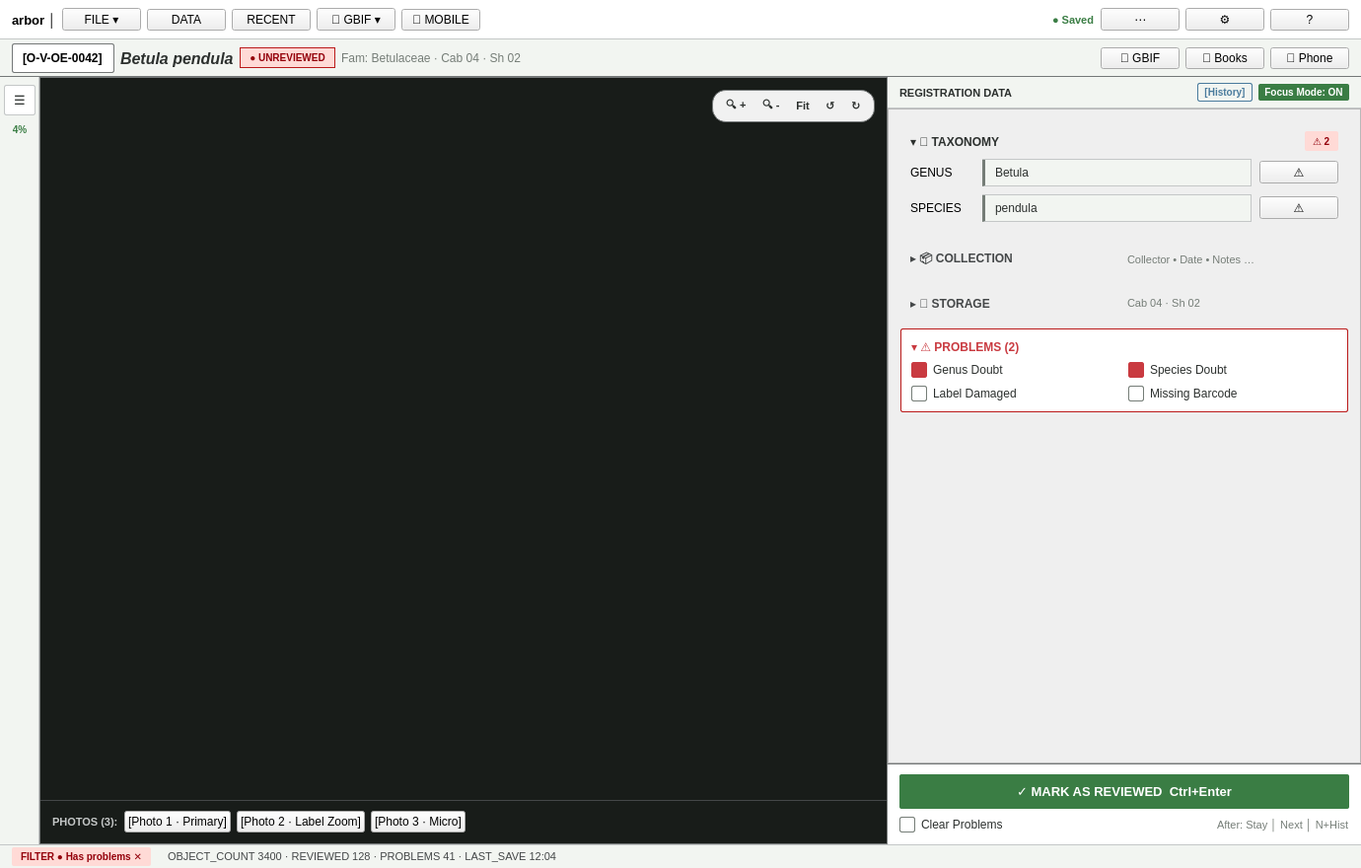
<?xml version="1.0" encoding="UTF-8"?>
<ui version="4.0">
 <class>MainWindowV2</class>
 <widget class="QMainWindow" name="MainWindowV2">
  <property name="geometry">
   <rect>
    <x>0</x>
    <y>0</y>
    <width>1380</width>
    <height>880</height>
   </rect>
  </property>
  <property name="minimumSize">
   <size>
    <width>980</width>
    <height>640</height>
   </size>
  </property>
  <property name="windowTitle">
   <string>arbor — Specimen Curator Workspace</string>
  </property>
  <property name="styleSheet">
   <string notr="true">/* =========================================================
   ARBOR DESIGN SYSTEM: CURATOR WORKSPACE (v2)
   Inspiration: AI_UI_GUIDE, Historical Resolver, Mobile Companion, Startup Dialog
   ========================================================= */

QMainWindow {
    background-color: #fbfaf8;
    color: #2c302e;
    font-family: 'Inter', 'Segoe UI', sans-serif;
}

QSplitter::handle {
    background-color: #c4c7c7;
    width: 1px;
}
QSplitter::handle:hover {
    background-color: #000000;
}

/* ---------------------------------------------------------
   1. TOP NAVIGATION BAR (40px)
   --------------------------------------------------------- */
QFrame#top_bar_frame {
    background-color: #ffffff;
    border-bottom: 1px solid #c4c7c7;
}

QLabel#lbl_brand {
    font-family: 'JetBrains Mono', 'Courier New', monospace;
    font-size: 13px;
    font-weight: 700;
    color: #000000;
    letter-spacing: 0.05em;
}

QPushButton.NavTopBtn {
    background-color: transparent;
    color: #2c302e;
    border: none;
    border-radius: 2px;
    font-family: 'Inter', 'Segoe UI', sans-serif;
    font-size: 11px;
    font-weight: 700;
    letter-spacing: 0.04em;
    padding: 5px 9px;
}
QPushButton.NavTopBtn:hover {
    background-color: #e9ece5;
    color: #000000;
}
QPushButton.NavTopBtn:pressed {
    background-color: #dadada;
}

QLabel#lbl_save_status {
    font-family: 'JetBrains Mono', monospace;
    color: #3a7d44;
    font-size: 11px;
    font-weight: 700;
}

QPushButton.IconNavBtn {
    background-color: transparent;
    color: #444748;
    border: 1px solid transparent;
    border-radius: 2px;
    font-size: 12px;
    font-weight: bold;
    padding: 4px 8px;
}
QPushButton.IconNavBtn:hover {
    background-color: #e9ece5;
    border-color: #c4c7c7;
    color: #000000;
}

/* ---------------------------------------------------------
   2. IDENTITY STRIP (Full Width)
   --------------------------------------------------------- */
QFrame#identity_strip_frame {
    background-color: #f2f5f1;
    border-bottom: 1px solid #747878;
}

QLabel#lbl_id_badge {
    background-color: #ffffff;
    color: #000000;
    border: 1px solid #747878;
    border-radius: 2px;
    font-family: 'JetBrains Mono', 'Courier New', monospace;
    font-size: 12px;
    font-weight: 700;
    padding: 3px 7px;
}

QLabel#lbl_taxon_name {
    font-family: 'Lora', 'Georgia', serif;
    font-size: 16px;
    font-weight: 700;
    font-style: italic;
    color: #2c302e;
}

QPushButton#btn_status_pill {
    background-color: #ffdad6;
    color: #93000a;
    border: 1px solid #ba1a1a;
    border-radius: 11px;
    font-family: 'JetBrains Mono', monospace;
    font-size: 10px;
    font-weight: 700;
    letter-spacing: 0.05em;
    padding: 3px 9px;
}
QPushButton#btn_status_pill:hover {
    background-color: #ffb4ab;
}

QLabel#lbl_location_breadcrumb {
    font-family: 'Inter', sans-serif;
    color: #757d77;
    font-size: 12px;
}

QPushButton.IdentityActionBtn {
    background-color: #ffffff;
    color: #2c302e;
    border: 1px solid #c4c7c7;
    border-radius: 2px;
    font-family: 'Inter', sans-serif;
    font-size: 11px;
    font-weight: 600;
    padding: 4px 9px;
}
QPushButton.IdentityActionBtn:hover {
    background-color: #e9ece5;
    border-color: #747878;
}

/* ---------------------------------------------------------
   3. 40px QUEUE RAIL
   --------------------------------------------------------- */
QFrame#rail_frame {
    background-color: #f2f5f1;
    border-right: 1px solid #c4c7c7;
}

QPushButton#btn_rail_toggle {
    background-color: #ffffff;
    color: #2c302e;
    border: 1px solid #c4c7c7;
    border-radius: 2px;
    font-size: 13px;
    font-weight: bold;
    padding: 6px 0px;
}
QPushButton#btn_rail_toggle:hover {
    background-color: #e9ece5;
    border-color: #747878;
}

QLabel#lbl_rail_progress {
    font-family: 'JetBrains Mono', monospace;
    font-size: 10px;
    font-weight: 700;
    color: #3a7d44;
}

/* ---------------------------------------------------------
   4. HERO SPECIMEN IMAGE SURFACE
   --------------------------------------------------------- */
QFrame#image_surface_frame {
    background-color: #181c19;
    border: 1px solid #747878;
}

QFrame#floating_image_capsule {
    background-color: rgba(255, 255, 255, 0.94);
    border: 1px solid #747878;
    border-radius: 14px;
}
QFrame#floating_image_capsule QPushButton {
    background-color: transparent;
    color: #2c302e;
    border: none;
    font-family: 'Inter', sans-serif;
    font-size: 11px;
    font-weight: 700;
    padding: 4px 7px;
}
QFrame#floating_image_capsule QPushButton:hover {
    background-color: #e9ece5;
    border-radius: 10px;
    color: #000000;
}

QFrame#filmstrip_frame {
    background-color: rgba(24, 28, 25, 0.92);
    border-top: 1px solid #444748;
}

QPushButton.FilmstripThumb {
    background-color: #2c302e;
    color: #ffffff;
    border: 1px solid #757d77;
    border-radius: 2px;
    font-family: 'JetBrains Mono', monospace;
    font-size: 10px;
    font-weight: 600;
    padding: 4px 8px;
}
QPushButton.FilmstripThumb:hover {
    border-color: #3a7d44;
    background-color: #3a7d44;
}

/* ---------------------------------------------------------
   5. RIGHT REGISTRATION &amp; CURATOR INSPECTOR
   --------------------------------------------------------- */
QFrame#inspector_column {
    background-color: #fbfaf8;
    border-left: 1px solid #c4c7c7;
}

QFrame#inspector_header_bar {
    background-color: #f2f5f1;
    border-bottom: 1px solid #c4c7c7;
}

QLabel#lbl_inspector_title {
    font-family: 'JetBrains Mono', monospace;
    font-size: 11px;
    font-weight: 700;
    letter-spacing: 0.05em;
    color: #2c302e;
}

/* Tonal Accordion Cards */
QFrame.TonalCard {
    background-color: #ffffff;
    border: 1px solid #c4c7c7;
    border-radius: 2px;
}

QFrame.TonalCardHeader {
    background-color: #f2f5f1;
    border-bottom: 1px solid #c4c7c7;
    padding: 4px 8px;
}

QLabel.MicroLabelCaps {
    font-family: 'JetBrains Mono', monospace;
    font-size: 11px;
    font-weight: 700;
    letter-spacing: 0.05em;
    color: #757d77;
}

/* Input Fields with 3px Left Accent Bars */
QLineEdit {
    background-color: #f2f5f1;
    color: #2c302e;
    border: 1px solid #c4c7c7;
    border-left: 3px solid #757d77;
    border-radius: 0px;
    padding: 5px 8px;
    font-family: 'Inter', sans-serif;
    font-size: 12px;
}
QLineEdit:focus {
    background-color: #ffffff;
    border: 1px solid #000000;
    border-left: 3px solid #000000;
}

/* Problem Highlighted Input (e.g. Genus Problem) */
QLineEdit.ProblemFlaggedInput {
    background-color: #fff9e6;
    border: 1px solid #d9a036;
    border-left: 3px solid #c93a40;
    color: #2c302e;
}

QPushButton.InlineProblemBtn {
    background-color: #ffffff;
    color: #c93a40;
    border: 1px solid #c93a40;
    border-radius: 2px;
    font-family: 'JetBrains Mono', monospace;
    font-size: 11px;
    font-weight: 700;
    padding: 3px 6px;
}
QPushButton.InlineProblemBtn:hover {
    background-color: #ffdad6;
}

/* Problem Checklist Box */
QFrame#card_problems_container {
    background-color: #ffffff;
    border: 1px solid #ba1a1a;
    border-radius: 2px;
}

QCheckBox {
    font-family: 'Inter', sans-serif;
    font-size: 12px;
    color: #2c302e;
    spacing: 6px;
}
QCheckBox::indicator {
    width: 14px;
    height: 14px;
    border: 1px solid #757d77;
    border-radius: 2px;
    background-color: #ffffff;
}
QCheckBox::indicator:checked {
    background-color: #c93a40;
    border-color: #c93a40;
}

/* Sticky Review Action Box */
QFrame#sticky_review_box {
    background-color: #ffffff;
    border-top: 1px solid #747878;
}

QPushButton#btn_mark_reviewed {
    background-color: #3a7d44;
    color: #ffffff;
    border: none;
    border-radius: 2px;
    font-family: 'Inter', sans-serif;
    font-size: 13px;
    font-weight: 700;
    padding: 9px 16px;
    letter-spacing: 0.03em;
}
QPushButton#btn_mark_reviewed:hover {
    background-color: #2e6436;
}
QPushButton#btn_mark_reviewed:pressed {
    background-color: #1e4524;
}

/* ---------------------------------------------------------
   6. GLOBAL STATUS BAR (22px)
   --------------------------------------------------------- */
QFrame#status_bar_frame {
    background-color: #f2f5f1;
    border-top: 1px solid #c4c7c7;
    font-family: 'JetBrains Mono', monospace;
    font-size: 11px;
    color: #444748;
}

QLabel#lbl_filter_pill {
    background-color: #ffdad6;
    color: #93000a;
    font-family: 'JetBrains Mono', monospace;
    font-size: 10px;
    font-weight: 700;
    padding: 1px 6px;
    border-radius: 2px;
}
</string>
  </property>
  <widget class="QWidget" name="centralwidget">
   <layout class="QVBoxLayout" name="root_vlayout">
    <property name="spacing">
     <number>0</number>
    </property>
    <property name="leftMargin">
     <number>0</number>
    </property>
    <property name="topMargin">
     <number>0</number>
    </property>
    <property name="rightMargin">
     <number>0</number>
    </property>
    <property name="bottomMargin">
     <number>0</number>
    </property>
    <item>
     <widget class="QFrame" name="top_bar_frame">
      <property name="minimumSize">
       <size>
        <width>0</width>
        <height>40</height>
       </size>
      </property>
      <property name="maximumSize">
       <size>
        <width>16777215</width>
        <height>40</height>
       </size>
      </property>
      <property name="frameShape">
       <enum>QFrame::NoFrame</enum>
      </property>
      <layout class="QHBoxLayout" name="layout_top_bar">
       <property name="leftMargin">
        <number>12</number>
       </property>
       <property name="topMargin">
        <number>4</number>
       </property>
       <property name="rightMargin">
        <number>12</number>
       </property>
       <property name="bottomMargin">
        <number>4</number>
       </property>
       <item>
        <widget class="QLabel" name="lbl_brand">
         <property name="text">
          <string>arbor │</string>
         </property>
        </widget>
       </item>
       <item>
        <widget class="QPushButton" name="btn_top_file">
         <property name="cursor">
          <cursorShape>PointingHandCursor</cursorShape>
         </property>
         <property name="styleSheet">
          <string notr="true"/>
         </property>
         <property name="text">
          <string>FILE ▾</string>
         </property>
         <property name="class" stdset="0">
          <string>NavTopBtn</string>
         </property>
        </widget>
       </item>
       <item>
        <widget class="QPushButton" name="btn_top_data">
         <property name="cursor">
          <cursorShape>PointingHandCursor</cursorShape>
         </property>
         <property name="text">
          <string>DATA</string>
         </property>
         <property name="class" stdset="0">
          <string>NavTopBtn</string>
         </property>
        </widget>
       </item>
       <item>
        <widget class="QPushButton" name="btn_top_recent">
         <property name="cursor">
          <cursorShape>PointingHandCursor</cursorShape>
         </property>
         <property name="text">
          <string>RECENT</string>
         </property>
         <property name="class" stdset="0">
          <string>NavTopBtn</string>
         </property>
        </widget>
       </item>
       <item>
        <widget class="QPushButton" name="btn_top_gbif">
         <property name="cursor">
          <cursorShape>PointingHandCursor</cursorShape>
         </property>
         <property name="text">
          <string>🌿 GBIF ▾</string>
         </property>
         <property name="class" stdset="0">
          <string>NavTopBtn</string>
         </property>
        </widget>
       </item>
       <item>
        <widget class="QPushButton" name="btn_top_mobile">
         <property name="cursor">
          <cursorShape>PointingHandCursor</cursorShape>
         </property>
         <property name="text">
          <string>📱 MOBILE</string>
         </property>
         <property name="class" stdset="0">
          <string>NavTopBtn</string>
         </property>
        </widget>
       </item>
       <item>
        <spacer name="spacer_top_bar">
         <property name="orientation">
          <enum>Qt::Horizontal</enum>
         </property>
         <property name="sizeHint" stdset="0">
          <size>
           <width>40</width>
           <height>20</height>
          </size>
         </property>
        </spacer>
       </item>
       <item>
        <widget class="QLabel" name="lbl_save_status">
         <property name="text">
          <string>● Saved</string>
         </property>
        </widget>
       </item>
       <item>
        <widget class="QPushButton" name="btn_top_overflow">
         <property name="cursor">
          <cursorShape>PointingHandCursor</cursorShape>
         </property>
         <property name="text">
          <string>⋯</string>
         </property>
         <property name="class" stdset="0">
          <string>IconNavBtn</string>
         </property>
        </widget>
       </item>
       <item>
        <widget class="QPushButton" name="btn_top_settings">
         <property name="cursor">
          <cursorShape>PointingHandCursor</cursorShape>
         </property>
         <property name="text">
          <string>⚙</string>
         </property>
         <property name="class" stdset="0">
          <string>IconNavBtn</string>
         </property>
        </widget>
       </item>
       <item>
        <widget class="QPushButton" name="btn_top_help">
         <property name="cursor">
          <cursorShape>PointingHandCursor</cursorShape>
         </property>
         <property name="text">
          <string>?</string>
         </property>
         <property name="class" stdset="0">
          <string>IconNavBtn</string>
         </property>
        </widget>
       </item>
      </layout>
     </widget>
    </item>
    <item>
     <widget class="QFrame" name="identity_strip_frame">
      <property name="minimumSize">
       <size>
        <width>0</width>
        <height>38</height>
       </size>
      </property>
      <property name="maximumSize">
       <size>
        <width>16777215</width>
        <height>38</height>
       </size>
      </property>
      <property name="frameShape">
       <enum>QFrame::NoFrame</enum>
      </property>
      <layout class="QHBoxLayout" name="layout_identity_strip">
       <property name="leftMargin">
        <number>12</number>
       </property>
       <property name="topMargin">
        <number>4</number>
       </property>
       <property name="rightMargin">
        <number>12</number>
       </property>
       <property name="bottomMargin">
        <number>4</number>
       </property>
       <item>
        <widget class="QLabel" name="lbl_id_badge">
         <property name="text">
          <string>[O-V-OE-0042]</string>
         </property>
        </widget>
       </item>
       <item>
        <widget class="QLabel" name="lbl_taxon_name">
         <property name="text">
          <string>Betula pendula</string>
         </property>
        </widget>
       </item>
       <item>
        <widget class="QPushButton" name="btn_status_pill">
         <property name="cursor">
          <cursorShape>PointingHandCursor</cursorShape>
         </property>
         <property name="text">
          <string>● UNREVIEWED</string>
         </property>
        </widget>
       </item>
       <item>
        <widget class="QLabel" name="lbl_location_breadcrumb">
         <property name="text">
          <string>Fam: Betulaceae · Cab 04 · Sh 02</string>
         </property>
        </widget>
       </item>
       <item>
        <spacer name="spacer_identity">
         <property name="orientation">
          <enum>Qt::Horizontal</enum>
         </property>
         <property name="sizeHint" stdset="0">
          <size>
           <width>40</width>
           <height>20</height>
          </size>
         </property>
        </spacer>
       </item>
       <item>
        <widget class="QPushButton" name="btn_identity_gbif">
         <property name="cursor">
          <cursorShape>PointingHandCursor</cursorShape>
         </property>
         <property name="text">
          <string>🧬 GBIF</string>
         </property>
         <property name="class" stdset="0">
          <string>IdentityActionBtn</string>
         </property>
        </widget>
       </item>
       <item>
        <widget class="QPushButton" name="btn_identity_books">
         <property name="cursor">
          <cursorShape>PointingHandCursor</cursorShape>
         </property>
         <property name="text">
          <string>📖 Books</string>
         </property>
         <property name="class" stdset="0">
          <string>IdentityActionBtn</string>
         </property>
        </widget>
       </item>
       <item>
        <widget class="QPushButton" name="btn_identity_phone">
         <property name="cursor">
          <cursorShape>PointingHandCursor</cursorShape>
         </property>
         <property name="text">
          <string>📱 Phone</string>
         </property>
         <property name="class" stdset="0">
          <string>IdentityActionBtn</string>
         </property>
        </widget>
       </item>
      </layout>
     </widget>
    </item>
    <item>
     <widget class="QSplitter" name="main_workspace_splitter">
      <property name="orientation">
       <enum>Qt::Horizontal</enum>
      </property>
      <widget class="QFrame" name="rail_frame">
       <property name="minimumSize">
        <size>
         <width>40</width>
         <height>0</height>
        </size>
       </property>
       <property name="maximumSize">
        <size>
         <width>40</width>
         <height>16777215</height>
        </size>
       </property>
       <layout class="QVBoxLayout" name="layout_rail">
        <property name="spacing">
         <number>8</number>
        </property>
        <property name="leftMargin">
         <number>4</number>
        </property>
        <property name="topMargin">
         <number>8</number>
        </property>
        <property name="rightMargin">
         <number>4</number>
        </property>
        <property name="bottomMargin">
         <number>8</number>
        </property>
        <item>
         <widget class="QPushButton" name="btn_rail_toggle">
          <property name="cursor">
           <cursorShape>PointingHandCursor</cursorShape>
          </property>
          <property name="toolTip">
           <string>Open Specimen Queue (Ctrl+O)</string>
          </property>
          <property name="text">
           <string>☰</string>
          </property>
         </widget>
        </item>
        <item>
         <widget class="QLabel" name="lbl_rail_progress">
          <property name="text">
           <string>4%</string>
          </property>
          <property name="alignment">
           <set>Qt::AlignCenter</set>
          </property>
         </widget>
        </item>
        <item>
         <spacer name="spacer_rail">
          <property name="orientation">
           <enum>Qt::Vertical</enum>
          </property>
          <property name="sizeHint" stdset="0">
           <size>
            <width>20</width>
            <height>40</height>
           </size>
          </property>
         </spacer>
        </item>
       </layout>
      </widget>
      <widget class="QFrame" name="image_surface_frame">
       <layout class="QVBoxLayout" name="layout_image_surface">
        <property name="spacing">
         <number>0</number>
        </property>
        <property name="leftMargin">
         <number>0</number>
        </property>
        <property name="topMargin">
         <number>0</number>
        </property>
        <property name="rightMargin">
         <number>0</number>
        </property>
        <property name="bottomMargin">
         <number>0</number>
        </property>
        <item>
         <widget class="QWidget" name="image_canvas_container" native="true">
          <layout class="QVBoxLayout" name="layout_canvas_inner">
           <property name="leftMargin">
            <number>12</number>
           </property>
           <property name="topMargin">
            <number>12</number>
           </property>
           <property name="rightMargin">
            <number>12</number>
           </property>
           <property name="bottomMargin">
            <number>12</number>
           </property>
           <item>
            <layout class="QHBoxLayout" name="layout_floating_tools">
             <item>
              <spacer name="spacer_capsule_left">
               <property name="orientation">
                <enum>Qt::Horizontal</enum>
               </property>
               <property name="sizeHint" stdset="0">
                <size>
                 <width>40</width>
                 <height>20</height>
                </size>
               </property>
              </spacer>
             </item>
             <item>
              <widget class="QFrame" name="floating_image_capsule">
               <layout class="QHBoxLayout" name="layout_capsule_btns">
                <property name="spacing">
                 <number>2</number>
                </property>
                <property name="leftMargin">
                 <number>6</number>
                </property>
                <property name="topMargin">
                 <number>2</number>
                </property>
                <property name="rightMargin">
                 <number>6</number>
                </property>
                <property name="bottomMargin">
                 <number>2</number>
                </property>
                <item>
                 <widget class="QPushButton" name="btn_zoom_in">
                  <property name="cursor">
                   <cursorShape>PointingHandCursor</cursorShape>
                  </property>
                  <property name="text">
                   <string>🔍 +</string>
                  </property>
                 </widget>
                </item>
                <item>
                 <widget class="QPushButton" name="btn_zoom_out">
                  <property name="cursor">
                   <cursorShape>PointingHandCursor</cursorShape>
                  </property>
                  <property name="text">
                   <string>🔍 -</string>
                  </property>
                 </widget>
                </item>
                <item>
                 <widget class="QPushButton" name="btn_fit_view">
                  <property name="cursor">
                   <cursorShape>PointingHandCursor</cursorShape>
                  </property>
                  <property name="text">
                   <string>Fit</string>
                  </property>
                 </widget>
                </item>
                <item>
                 <widget class="QPushButton" name="btn_rotate_ccw">
                  <property name="cursor">
                   <cursorShape>PointingHandCursor</cursorShape>
                  </property>
                  <property name="text">
                   <string>↺</string>
                  </property>
                 </widget>
                </item>
                <item>
                 <widget class="QPushButton" name="btn_rotate_cw">
                  <property name="cursor">
                   <cursorShape>PointingHandCursor</cursorShape>
                  </property>
                  <property name="text">
                   <string>↻</string>
                  </property>
                 </widget>
                </item>
               </layout>
              </widget>
             </item>
            </layout>
           </item>
           <item>
            <widget class="QGraphicsView" name="image_viewport">
             <property name="styleSheet">
              <string notr="true">background-color: transparent; border: none;</string>
             </property>
            </widget>
           </item>
          </layout>
         </widget>
        </item>
        <item>
         <widget class="QFrame" name="filmstrip_frame">
          <property name="minimumSize">
           <size>
            <width>0</width>
            <height>44</height>
           </size>
          </property>
          <property name="maximumSize">
           <size>
            <width>16777215</width>
            <height>44</height>
           </size>
          </property>
          <layout class="QHBoxLayout" name="layout_filmstrip">
           <property name="leftMargin">
            <number>12</number>
           </property>
           <property name="topMargin">
            <number>4</number>
           </property>
           <property name="rightMargin">
            <number>12</number>
           </property>
           <property name="bottomMargin">
            <number>4</number>
           </property>
           <item>
            <widget class="QLabel" name="lbl_filmstrip_title">
             <property name="styleSheet">
              <string notr="true">color: #c4c7c7; font-family: 'JetBrains Mono', monospace; font-size: 11px; font-weight: bold;</string>
             </property>
             <property name="text">
              <string>PHOTOS (3):</string>
             </property>
            </widget>
           </item>
           <item>
            <widget class="QPushButton" name="btn_thumb_1">
             <property name="cursor">
              <cursorShape>PointingHandCursor</cursorShape>
             </property>
             <property name="text">
              <string>[Photo 1 · Primary]</string>
             </property>
             <property name="class" stdset="0">
              <string>FilmstripThumb</string>
             </property>
            </widget>
           </item>
           <item>
            <widget class="QPushButton" name="btn_thumb_2">
             <property name="cursor">
              <cursorShape>PointingHandCursor</cursorShape>
             </property>
             <property name="text">
              <string>[Photo 2 · Label Zoom]</string>
             </property>
             <property name="class" stdset="0">
              <string>FilmstripThumb</string>
             </property>
            </widget>
           </item>
           <item>
            <widget class="QPushButton" name="btn_thumb_3">
             <property name="cursor">
              <cursorShape>PointingHandCursor</cursorShape>
             </property>
             <property name="text">
              <string>[Photo 3 · Micro]</string>
             </property>
             <property name="class" stdset="0">
              <string>FilmstripThumb</string>
             </property>
            </widget>
           </item>
           <item>
            <spacer name="spacer_filmstrip">
             <property name="orientation">
              <enum>Qt::Horizontal</enum>
             </property>
             <property name="sizeHint" stdset="0">
              <size>
               <width>40</width>
               <height>20</height>
              </size>
             </property>
            </spacer>
           </item>
          </layout>
         </widget>
        </item>
       </layout>
      </widget>
      <widget class="QFrame" name="inspector_column">
       <property name="minimumSize">
        <size>
         <width>380</width>
         <height>0</height>
        </size>
       </property>
       <property name="maximumSize">
        <size>
         <width>480</width>
         <height>16777215</height>
        </size>
       </property>
       <layout class="QVBoxLayout" name="layout_inspector_col">
        <property name="spacing">
         <number>0</number>
        </property>
        <property name="leftMargin">
         <number>0</number>
        </property>
        <property name="topMargin">
         <number>0</number>
        </property>
        <property name="rightMargin">
         <number>0</number>
        </property>
        <property name="bottomMargin">
         <number>0</number>
        </property>
        <item>
         <widget class="QFrame" name="inspector_header_bar">
          <property name="minimumSize">
           <size>
            <width>0</width>
            <height>32</height>
           </size>
          </property>
          <property name="maximumSize">
           <size>
            <width>16777215</width>
            <height>32</height>
           </size>
          </property>
          <layout class="QHBoxLayout" name="layout_insp_hdr">
           <property name="leftMargin">
            <number>12</number>
           </property>
           <property name="topMargin">
            <number>2</number>
           </property>
           <property name="rightMargin">
            <number>12</number>
           </property>
           <property name="bottomMargin">
            <number>2</number>
           </property>
           <item>
            <widget class="QLabel" name="lbl_inspector_title">
             <property name="text">
              <string>REGISTRATION DATA</string>
             </property>
            </widget>
           </item>
           <item>
            <spacer name="spacer_insp_hdr">
             <property name="orientation">
              <enum>Qt::Horizontal</enum>
             </property>
             <property name="sizeHint" stdset="0">
              <size>
               <width>40</width>
               <height>20</height>
              </size>
             </property>
            </spacer>
           </item>
           <item>
            <widget class="QPushButton" name="btn_history_toggle">
             <property name="cursor">
              <cursorShape>PointingHandCursor</cursorShape>
             </property>
             <property name="styleSheet">
              <string notr="true">background-color: transparent; color: #4a7b9d; border: 1px solid #4a7b9d; border-radius: 2px; font-family: 'JetBrains Mono', monospace; font-size: 10px; font-weight: bold; padding: 2px 6px;</string>
             </property>
             <property name="text">
              <string>[History]</string>
             </property>
            </widget>
           </item>
           <item>
            <widget class="QPushButton" name="btn_focus_mode_toggle">
             <property name="cursor">
              <cursorShape>PointingHandCursor</cursorShape>
             </property>
             <property name="styleSheet">
              <string notr="true">background-color: #3a7d44; color: #ffffff; border: none; border-radius: 2px; font-family: 'JetBrains Mono', monospace; font-size: 10px; font-weight: bold; padding: 2px 6px;</string>
             </property>
             <property name="text">
              <string>Focus Mode: ON</string>
             </property>
            </widget>
           </item>
          </layout>
         </widget>
        </item>
        <item>
         <widget class="QScrollArea" name="scroll_accordions">
          <property name="widgetResizable">
           <bool>true</bool>
          </property>
          <widget class="QWidget" name="scrollAreaWidgetContents">
           <property name="geometry">
            <rect>
             <x>0</x>
             <y>0</y>
             <width>378</width>
             <height>620</height>
            </rect>
           </property>
           <layout class="QVBoxLayout" name="layout_scroll_inner">
            <property name="spacing">
             <number>10</number>
            </property>
            <property name="leftMargin">
             <number>12</number>
            </property>
            <property name="topMargin">
             <number>12</number>
            </property>
            <property name="rightMargin">
             <number>12</number>
            </property>
            <property name="bottomMargin">
             <number>12</number>
            </property>
            <item>
             <widget class="QFrame" name="card_taxonomy">
              <property name="class" stdset="0">
               <string>TonalCard</string>
              </property>
              <layout class="QVBoxLayout" name="layout_card_tax">
               <property name="spacing">
                <number>8</number>
               </property>
               <property name="leftMargin">
                <number>10</number>
               </property>
               <property name="topMargin">
                <number>10</number>
               </property>
               <property name="rightMargin">
                <number>10</number>
               </property>
               <property name="bottomMargin">
                <number>10</number>
               </property>
               <item>
                <layout class="QHBoxLayout" name="row_tax_header">
                 <item>
                  <widget class="QLabel" name="lbl_tax_heading">
                   <property name="styleSheet">
                    <string notr="true">font-family: 'Inter', sans-serif; font-size: 12px; font-weight: 700; color: #2c302e;</string>
                   </property>
                   <property name="text">
                    <string>▾ 🧬 TAXONOMY</string>
                   </property>
                  </widget>
                 </item>
                 <item>
                  <spacer name="spacer_tax_hdr">
                   <property name="orientation">
                    <enum>Qt::Horizontal</enum>
                   </property>
                   <property name="sizeHint" stdset="0">
                    <size>
                     <width>40</width>
                     <height>20</height>
                    </size>
                   </property>
                  </spacer>
                 </item>
                 <item>
                  <widget class="QLabel" name="badge_tax_status">
                   <property name="styleSheet">
                    <string notr="true">background-color: #ffdad6; color: #93000a; font-family: 'JetBrains Mono', monospace; font-size: 10px; font-weight: bold; border-radius: 2px; padding: 1px 5px;</string>
                   </property>
                   <property name="text">
                    <string>⚠ 2</string>
                   </property>
                  </widget>
                 </item>
                </layout>
               </item>
               <item>
                <layout class="QHBoxLayout" name="row_genus">
                 <item>
                  <widget class="QLabel" name="lbl_genus">
                   <property name="minimumSize">
                    <size>
                     <width>65</width>
                     <height>0</height>
                    </size>
                   </property>
                   <property name="text">
                    <string>GENUS</string>
                   </property>
                   <property name="class" stdset="0">
                    <string>MicroLabelCaps</string>
                   </property>
                  </widget>
                 </item>
                 <item>
                  <widget class="QLineEdit" name="input_genus">
                   <property name="text">
                    <string>Betula</string>
                   </property>
                   <property name="class" stdset="0">
                    <string>ProblemFlaggedInput</string>
                   </property>
                  </widget>
                 </item>
                 <item>
                  <widget class="QPushButton" name="btn_prob_genus">
                   <property name="cursor">
                    <cursorShape>PointingHandCursor</cursorShape>
                   </property>
                   <property name="toolTip">
                    <string>Toggle Genus Doubt Flag (Space)</string>
                   </property>
                   <property name="text">
                    <string>⚠</string>
                   </property>
                   <property name="class" stdset="0">
                    <string>InlineProblemBtn</string>
                   </property>
                  </widget>
                 </item>
                </layout>
               </item>
               <item>
                <layout class="QHBoxLayout" name="row_species">
                 <item>
                  <widget class="QLabel" name="lbl_species">
                   <property name="minimumSize">
                    <size>
                     <width>65</width>
                     <height>0</height>
                    </size>
                   </property>
                   <property name="text">
                    <string>SPECIES</string>
                   </property>
                   <property name="class" stdset="0">
                    <string>MicroLabelCaps</string>
                   </property>
                  </widget>
                 </item>
                 <item>
                  <widget class="QLineEdit" name="input_species">
                   <property name="text">
                    <string>pendula</string>
                   </property>
                   <property name="class" stdset="0">
                    <string>ProblemFlaggedInput</string>
                   </property>
                  </widget>
                 </item>
                 <item>
                  <widget class="QPushButton" name="btn_prob_species">
                   <property name="cursor">
                    <cursorShape>PointingHandCursor</cursorShape>
                   </property>
                   <property name="toolTip">
                    <string>Toggle Species Doubt Flag (Space)</string>
                   </property>
                   <property name="text">
                    <string>⚠</string>
                   </property>
                   <property name="class" stdset="0">
                    <string>InlineProblemBtn</string>
                   </property>
                  </widget>
                 </item>
                </layout>
               </item>
              </layout>
             </widget>
            </item>
            <item>
             <widget class="QFrame" name="card_collection">
              <property name="class" stdset="0">
               <string>TonalCard</string>
              </property>
              <layout class="QHBoxLayout" name="layout_card_col">
               <property name="leftMargin">
                <number>10</number>
               </property>
               <property name="topMargin">
                <number>8</number>
               </property>
               <property name="rightMargin">
                <number>10</number>
               </property>
               <property name="bottomMargin">
                <number>8</number>
               </property>
               <item>
                <widget class="QLabel" name="lbl_col_title">
                 <property name="styleSheet">
                  <string notr="true">font-family: 'Inter', sans-serif; font-size: 12px; font-weight: 700; color: #444748;</string>
                 </property>
                 <property name="text">
                  <string>▸ 📦 COLLECTION</string>
                 </property>
                </widget>
               </item>
               <item>
                <widget class="QLabel" name="lbl_col_preview">
                 <property name="styleSheet">
                  <string notr="true">color: #757d77; font-size: 11px;</string>
                 </property>
                 <property name="text">
                  <string>Collector • Date • Notes …</string>
                 </property>
                </widget>
               </item>
              </layout>
             </widget>
            </item>
            <item>
             <widget class="QFrame" name="card_storage">
              <property name="class" stdset="0">
               <string>TonalCard</string>
              </property>
              <layout class="QHBoxLayout" name="layout_card_stor">
               <property name="leftMargin">
                <number>10</number>
               </property>
               <property name="topMargin">
                <number>8</number>
               </property>
               <property name="rightMargin">
                <number>10</number>
               </property>
               <property name="bottomMargin">
                <number>8</number>
               </property>
               <item>
                <widget class="QLabel" name="lbl_stor_title">
                 <property name="styleSheet">
                  <string notr="true">font-family: 'Inter', sans-serif; font-size: 12px; font-weight: 700; color: #444748;</string>
                 </property>
                 <property name="text">
                  <string>▸ 📍 STORAGE</string>
                 </property>
                </widget>
               </item>
               <item>
                <widget class="QLabel" name="lbl_stor_preview">
                 <property name="styleSheet">
                  <string notr="true">color: #757d77; font-size: 11px;</string>
                 </property>
                 <property name="text">
                  <string>Cab 04 · Sh 02</string>
                 </property>
                </widget>
               </item>
              </layout>
             </widget>
            </item>
            <item>
             <widget class="QFrame" name="card_problems_container">
              <layout class="QVBoxLayout" name="layout_card_prob">
               <property name="spacing">
                <number>8</number>
               </property>
               <property name="leftMargin">
                <number>10</number>
               </property>
               <property name="topMargin">
                <number>10</number>
               </property>
               <property name="rightMargin">
                <number>10</number>
               </property>
               <property name="bottomMargin">
                <number>10</number>
               </property>
               <item>
                <widget class="QLabel" name="lbl_prob_heading">
                 <property name="styleSheet">
                  <string notr="true">font-family: 'Inter', sans-serif; font-size: 12px; font-weight: 700; color: #c93a40;</string>
                 </property>
                 <property name="text">
                  <string>▾ ⚠ PROBLEMS (2)</string>
                 </property>
                </widget>
               </item>
               <item>
                <layout class="QGridLayout" name="grid_prob_checklist">
                 <item row="0" column="0">
                  <widget class="QCheckBox" name="chk_p1">
                   <property name="text">
                    <string>Genus Doubt</string>
                   </property>
                   <property name="checked">
                    <bool>true</bool>
                   </property>
                  </widget>
                 </item>
                 <item row="0" column="1">
                  <widget class="QCheckBox" name="chk_p2">
                   <property name="text">
                    <string>Species Doubt</string>
                   </property>
                   <property name="checked">
                    <bool>true</bool>
                   </property>
                  </widget>
                 </item>
                 <item row="1" column="0">
                  <widget class="QCheckBox" name="chk_p3">
                   <property name="text">
                    <string>Label Damaged</string>
                   </property>
                  </widget>
                 </item>
                 <item row="1" column="1">
                  <widget class="QCheckBox" name="chk_p4">
                   <property name="text">
                    <string>Missing Barcode</string>
                   </property>
                  </widget>
                 </item>
                </layout>
               </item>
              </layout>
             </widget>
            </item>
            <item>
             <spacer name="spacer_accordion_end">
              <property name="orientation">
               <enum>Qt::Vertical</enum>
              </property>
              <property name="sizeHint" stdset="0">
               <size>
                <width>20</width>
                <height>10</height>
               </size>
              </property>
             </spacer>
            </item>
           </layout>
          </widget>
         </widget>
        </item>
        <item>
         <widget class="QFrame" name="sticky_review_box">
          <layout class="QVBoxLayout" name="layout_sticky_review">
           <property name="spacing">
            <number>6</number>
           </property>
           <property name="leftMargin">
            <number>12</number>
           </property>
           <property name="topMargin">
            <number>10</number>
           </property>
           <property name="rightMargin">
            <number>12</number>
           </property>
           <property name="bottomMargin">
            <number>10</number>
           </property>
           <item>
            <widget class="QPushButton" name="btn_mark_reviewed">
             <property name="cursor">
              <cursorShape>PointingHandCursor</cursorShape>
             </property>
             <property name="text">
              <string>✓ MARK AS REVIEWED  Ctrl+Enter</string>
             </property>
            </widget>
           </item>
           <item>
            <layout class="QHBoxLayout" name="row_review_options">
             <item>
              <widget class="QCheckBox" name="chk_clear_problems">
               <property name="text">
                <string>Clear Problems</string>
               </property>
              </widget>
             </item>
             <item>
              <spacer name="spacer_rev_opts">
               <property name="orientation">
                <enum>Qt::Horizontal</enum>
               </property>
               <property name="sizeHint" stdset="0">
                <size>
                 <width>20</width>
                 <height>20</height>
                </size>
               </property>
              </spacer>
             </item>
             <item>
              <widget class="QLabel" name="lbl_after_review">
               <property name="styleSheet">
                <string notr="true">font-family: 'JetBrains Mono', monospace; color: #757d77; font-size: 11px;</string>
               </property>
               <property name="text">
                <string>After: Stay │ Next │ N+Hist</string>
               </property>
              </widget>
             </item>
            </layout>
           </item>
          </layout>
         </widget>
        </item>
       </layout>
      </widget>
     </widget>
    </item>
    <item>
     <widget class="QFrame" name="status_bar_frame">
      <property name="minimumSize">
       <size>
        <width>0</width>
        <height>24</height>
       </size>
      </property>
      <property name="maximumSize">
       <size>
        <width>16777215</width>
        <height>24</height>
       </size>
      </property>
      <property name="frameShape">
       <enum>QFrame::NoFrame</enum>
      </property>
      <layout class="QHBoxLayout" name="layout_status_bar">
       <property name="leftMargin">
        <number>12</number>
       </property>
       <property name="topMargin">
        <number>2</number>
       </property>
       <property name="rightMargin">
        <number>12</number>
       </property>
       <property name="bottomMargin">
        <number>2</number>
       </property>
       <item>
        <widget class="QLabel" name="lbl_filter_pill">
         <property name="text">
          <string>FILTER ● Has problems ✕</string>
         </property>
        </widget>
       </item>
       <item>
        <widget class="QLabel" name="lbl_status_metrics">
         <property name="styleSheet">
          <string notr="true">color: #444748; font-size: 11px; margin-left: 8px;</string>
         </property>
         <property name="text">
          <string>OBJECT_COUNT 3400 · REVIEWED 128 · PROBLEMS 41 · LAST_SAVE 12:04</string>
         </property>
        </widget>
       </item>
       <item>
        <spacer name="spacer_status_bar">
         <property name="orientation">
          <enum>Qt::Horizontal</enum>
         </property>
         <property name="sizeHint" stdset="0">
          <size>
           <width>40</width>
           <height>20</height>
          </size>
         </property>
        </spacer>
       </item>
      </layout>
     </widget>
    </item>
   </layout>
  </widget>
 </widget>
 <resources/>
 <connections/>
</ui>
